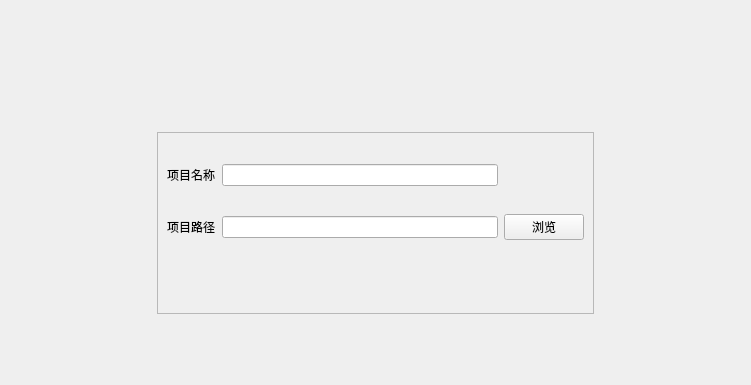
<?xml version="1.0" encoding="UTF-8"?>
<ui version="4.0">
 <class>Prosetpage</class>
 <widget class="QWizardPage" name="Prosetpage">
  <property name="geometry">
   <rect>
    <x>0</x>
    <y>0</y>
    <width>751</width>
    <height>385</height>
   </rect>
  </property>
  <property name="windowTitle">
   <string>WizardPage</string>
  </property>
  <layout class="QGridLayout" name="gridLayout_2" rowstretch="2,3,1" columnstretch="1,3,1">
   <item row="1" column="0">
    <spacer name="horizontalSpacer">
     <property name="orientation">
      <enum>Qt::Horizontal</enum>
     </property>
     <property name="sizeHint" stdset="0">
      <size>
       <width>40</width>
       <height>20</height>
      </size>
     </property>
    </spacer>
   </item>
   <item row="1" column="2">
    <spacer name="horizontalSpacer_2">
     <property name="orientation">
      <enum>Qt::Horizontal</enum>
     </property>
     <property name="sizeHint" stdset="0">
      <size>
       <width>40</width>
       <height>20</height>
      </size>
     </property>
    </spacer>
   </item>
   <item row="2" column="1">
    <spacer name="verticalSpacer_2">
     <property name="orientation">
      <enum>Qt::Vertical</enum>
     </property>
     <property name="sizeHint" stdset="0">
      <size>
       <width>20</width>
       <height>40</height>
      </size>
     </property>
    </spacer>
   </item>
   <item row="0" column="1">
    <spacer name="verticalSpacer">
     <property name="orientation">
      <enum>Qt::Vertical</enum>
     </property>
     <property name="sizeHint" stdset="0">
      <size>
       <width>20</width>
       <height>40</height>
      </size>
     </property>
    </spacer>
   </item>
   <item row="1" column="1">
    <widget class="QFrame" name="frame">
     <property name="frameShape">
      <enum>QFrame::StyledPanel</enum>
     </property>
     <property name="frameShadow">
      <enum>QFrame::Raised</enum>
     </property>
     <layout class="QGridLayout" name="gridLayout">
      <item row="1" column="1">
       <widget class="QLineEdit" name="ProjectPath"/>
      </item>
      <item row="0" column="1">
       <widget class="QLineEdit" name="ProjectName"/>
      </item>
      <item row="2" column="1">
       <widget class="QLabel" name="tips">
        <property name="sizePolicy">
         <sizepolicy hsizetype="Preferred" vsizetype="Fixed">
          <horstretch>0</horstretch>
          <verstretch>0</verstretch>
         </sizepolicy>
        </property>
        <property name="text">
         <string/>
        </property>
       </widget>
      </item>
      <item row="0" column="0">
       <widget class="QLabel" name="label">
        <property name="text">
         <string>项目名称</string>
        </property>
       </widget>
      </item>
      <item row="1" column="0">
       <widget class="QLabel" name="label_2">
        <property name="text">
         <string>项目路径</string>
        </property>
       </widget>
      </item>
      <item row="1" column="2">
       <widget class="QPushButton" name="Pb_Brower">
        <property name="text">
         <string>浏览</string>
        </property>
       </widget>
      </item>
     </layout>
    </widget>
   </item>
  </layout>
 </widget>
 <resources/>
 <connections/>
</ui>
